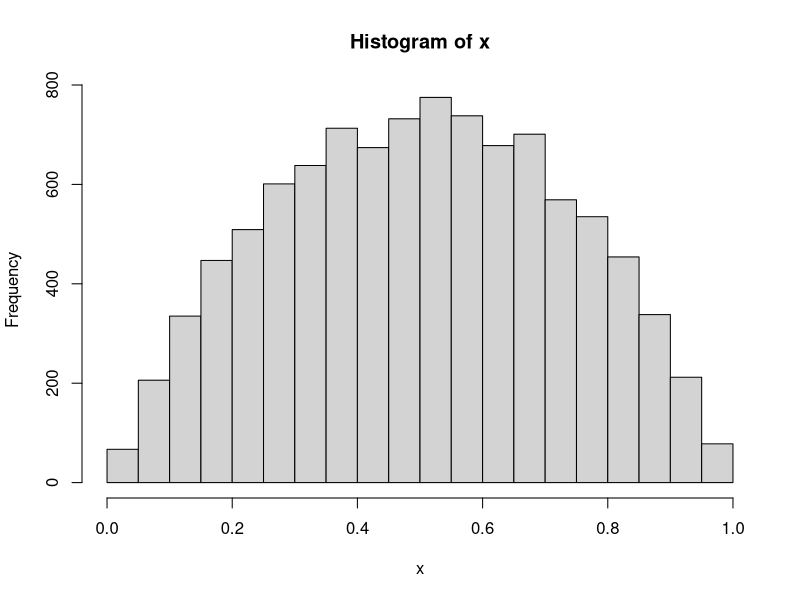
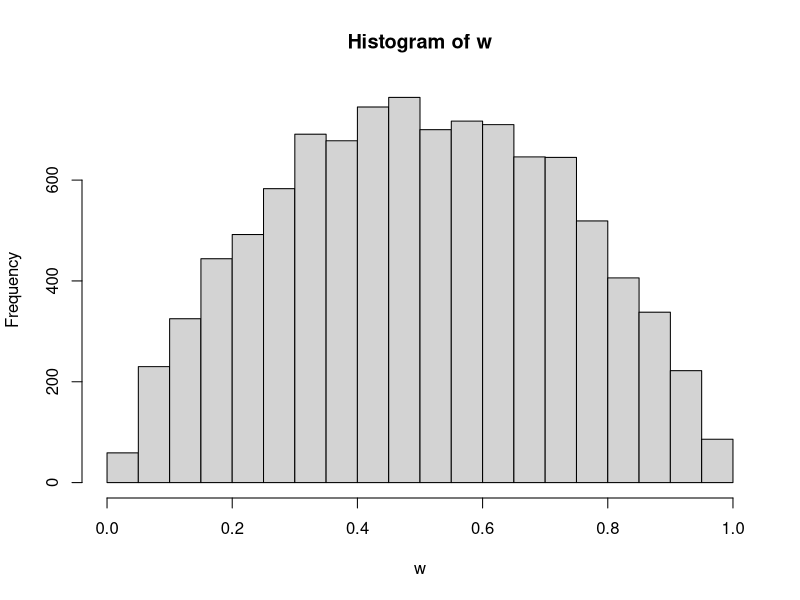
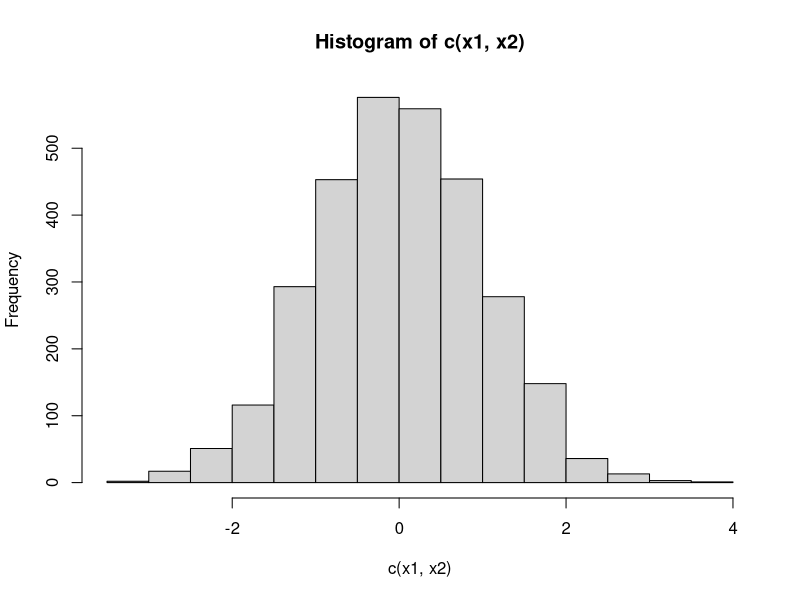
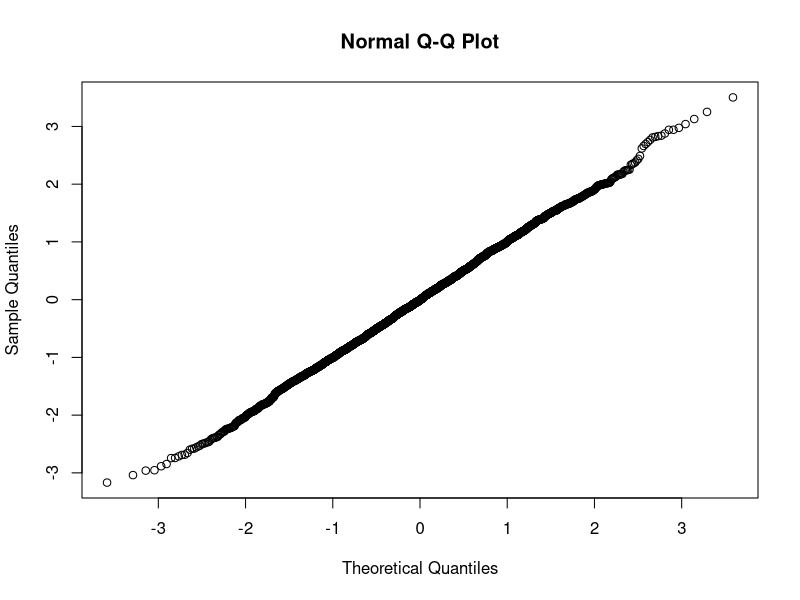
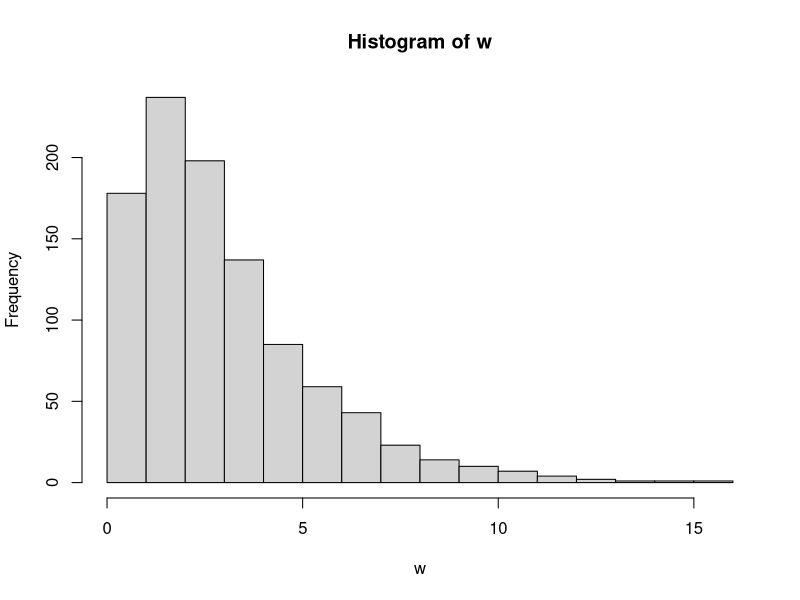
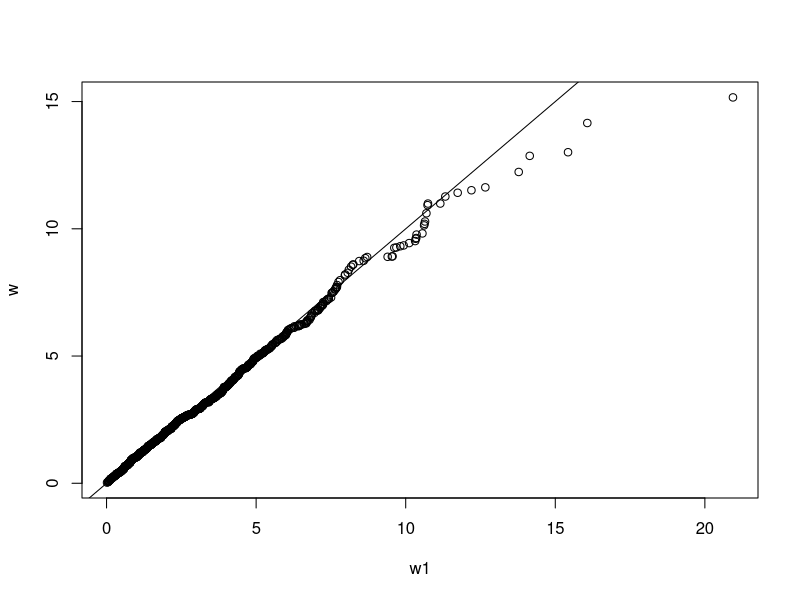

Write R code to recreate these figures, in order.
#notes 8 examples for generating RV's

c = 6
n = 10000
k = 0 # counter for acceptance
j = 0 ##number of iterations

x <- rep(NA,n)

while(k<n){
  y = runif(1)
  j = j+1
  u = runif(1)
  if(u<=4*y*(1-y)){
    k = k+1
    x[k] = y
  }
}
hist(x)
j

#Transform method
lambda = 1
n = 10000
a = 2
b = 2
x = rgamma(n,a,lambda)
y = rgamma(n,b,lambda)
w = x/(x+y) ## w~beta(a,b)
hist(w)

#Box Muller Method
u1 = runif(1500)
u2 = runif(1500)
x1 = sqrt(-2*log(u1))*cos(2*pi*u2)
x2 = sqrt(-2*log(u1))*sin(2*pi*u2)
x = c(x1,x2)
hist(c(x1,x2))
qqnorm(c(x1,x2))


df = 3
n = df*1000
z = matrix(data =x , ncol = df)
w = z**2
w = apply(w,1,sum)
hist(w)
#compare to r chi square

w1 = rchisq(1000,df)
qqplot(w1,w)
abline(0,1)
